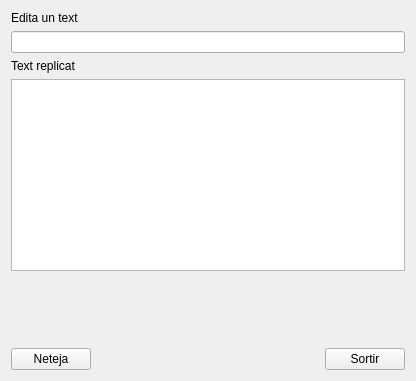
<?xml version="1.0" encoding="UTF-8"?>
<ui version="4.0">
 <class>MyForm</class>
 <widget class="QWidget" name="MyForm">
  <property name="geometry">
   <rect>
    <x>0</x>
    <y>0</y>
    <width>416</width>
    <height>381</height>
   </rect>
  </property>
  <property name="windowTitle">
   <string>Form</string>
  </property>
  <layout class="QVBoxLayout" name="verticalLayout_6">
   <item>
    <layout class="QVBoxLayout" name="verticalLayout_3">
     <item>
      <layout class="QVBoxLayout" name="verticalLayout">
       <item>
        <widget class="QLabel" name="label">
         <property name="text">
          <string>Edita un text</string>
         </property>
        </widget>
       </item>
       <item>
        <widget class="QLineEdit" name="lineEdit"/>
       </item>
      </layout>
     </item>
     <item>
      <layout class="QVBoxLayout" name="verticalLayout_2">
       <item>
        <widget class="QLabel" name="label_2">
         <property name="text">
          <string>Text replicat</string>
         </property>
        </widget>
       </item>
       <item>
        <widget class="QTextBrowser" name="textBrowser"/>
       </item>
      </layout>
     </item>
    </layout>
   </item>
   <item>
    <layout class="QHBoxLayout" name="horizontalLayout_3">
     <item>
      <layout class="QHBoxLayout" name="horizontalLayout">
       <item>
        <layout class="QVBoxLayout" name="verticalLayout_4">
         <item>
          <spacer name="verticalSpacer_2">
           <property name="orientation">
            <enum>Qt::Vertical</enum>
           </property>
           <property name="sizeHint" stdset="0">
            <size>
             <width>20</width>
             <height>40</height>
            </size>
           </property>
          </spacer>
         </item>
         <item>
          <widget class="QPushButton" name="pushButton">
           <property name="text">
            <string>Neteja</string>
           </property>
          </widget>
         </item>
        </layout>
       </item>
       <item>
        <spacer name="horizontalSpacer_2">
         <property name="orientation">
          <enum>Qt::Horizontal</enum>
         </property>
         <property name="sizeHint" stdset="0">
          <size>
           <width>40</width>
           <height>20</height>
          </size>
         </property>
        </spacer>
       </item>
      </layout>
     </item>
     <item>
      <layout class="QHBoxLayout" name="horizontalLayout_2">
       <item>
        <spacer name="horizontalSpacer">
         <property name="orientation">
          <enum>Qt::Horizontal</enum>
         </property>
         <property name="sizeHint" stdset="0">
          <size>
           <width>40</width>
           <height>20</height>
          </size>
         </property>
        </spacer>
       </item>
       <item>
        <layout class="QVBoxLayout" name="verticalLayout_5">
         <item>
          <spacer name="verticalSpacer">
           <property name="orientation">
            <enum>Qt::Vertical</enum>
           </property>
           <property name="sizeHint" stdset="0">
            <size>
             <width>20</width>
             <height>40</height>
            </size>
           </property>
          </spacer>
         </item>
         <item>
          <widget class="QPushButton" name="pushButton_2">
           <property name="text">
            <string>Sortir</string>
           </property>
          </widget>
         </item>
        </layout>
       </item>
      </layout>
     </item>
    </layout>
   </item>
  </layout>
 </widget>
 <resources/>
 <connections>
  <connection>
   <sender>lineEdit</sender>
   <signal>textChanged(QString)</signal>
   <receiver>textBrowser</receiver>
   <slot>setText(QString)</slot>
   <hints>
    <hint type="sourcelabel">
     <x>177</x>
     <y>60</y>
    </hint>
    <hint type="destinationlabel">
     <x>182</x>
     <y>173</y>
    </hint>
   </hints>
  </connection>
  <connection>
   <sender>pushButton_2</sender>
   <signal>clicked()</signal>
   <receiver>MyForm</receiver>
   <slot>close()</slot>
   <hints>
    <hint type="sourcelabel">
     <x>340</x>
     <y>270</y>
    </hint>
    <hint type="destinationlabel">
     <x>344</x>
     <y>239</y>
    </hint>
   </hints>
  </connection>
  <connection>
   <sender>pushButton</sender>
   <signal>clicked()</signal>
   <receiver>textBrowser</receiver>
   <slot>clear()</slot>
   <hints>
    <hint type="sourcelabel">
     <x>75</x>
     <y>267</y>
    </hint>
    <hint type="destinationlabel">
     <x>87</x>
     <y>158</y>
    </hint>
   </hints>
  </connection>
  <connection>
   <sender>pushButton</sender>
   <signal>clicked()</signal>
   <receiver>lineEdit</receiver>
   <slot>clear()</slot>
   <hints>
    <hint type="sourcelabel">
     <x>45</x>
     <y>271</y>
    </hint>
    <hint type="destinationlabel">
     <x>62</x>
     <y>60</y>
    </hint>
   </hints>
  </connection>
 </connections>
</ui>
